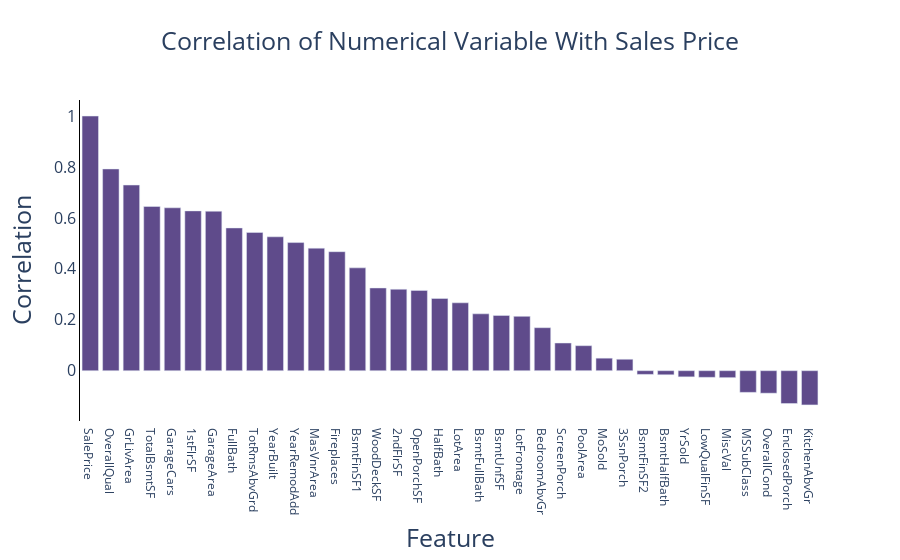

The notebook cell saved with this chart:
### Code cell
fig = px.bar(x = df.corr().index, y =df.corr().SalePrice,
            title = 'Correlation of Numerical Variable With Sales Price',
             color_discrete_sequence = ['#5F4B8B']
            )
fig.update_layout(
    barmode='stack', 
    xaxis_categoryorder = 'total descending',
    xaxis_title = 'Feature',
    yaxis_title = 'Correlation',
    title_x=0.5,
    plot_bgcolor = 'white',
    title_font = dict(size = 25),
    yaxis = dict(
        tickfont = dict(size=16),
        titlefont = dict(size = 25),
        showgrid = False,
        showline = True,
        linecolor = 'black'
    ),
    xaxis = dict(
        tickfont = dict(size=12),
        titlefont = dict(size =25),
        showgrid = False,
        showline = False,
        linecolor = 'black'
        
    )
    
)
fig

### Figure 1 — Plotly figure (JSON) as saved in the notebook; plotly's stock layout.template omitted (floating-point values rounded to 4 significant figures)
{"data": [{"alignmentgroup": "True", "hovertemplate": "x=%{x}<br>y=%{y}<extra></extra>", "legendgroup": "", "marker": {"color": "#5F4B8B", "pattern": {"shape": ""}}, "name": "", "offsetgroup": "", "orientation": "v", "showlegend": false, "textposition": "auto", "type": "bar", "x": ["MSSubClass", "LotFrontage", "LotArea", "OverallQual", "OverallCond", "YearBuilt", "YearRemodAdd", "MasVnrArea", "BsmtFinSF1", "BsmtFinSF2", "BsmtUnfSF", "TotalBsmtSF", "1stFlrSF", "2ndFlrSF", "LowQualFinSF", "GrLivArea", "BsmtFullBath", "BsmtHalfBath", "FullBath", "HalfBath", "BedroomAbvGr", "KitchenAbvGr", "TotRmsAbvGrd", "Fireplaces", "GarageCars", "GarageArea", "WoodDeckSF", "OpenPorchSF", "EnclosedPorch", "3SsnPorch", "ScreenPorch", "PoolArea", "MiscVal", "MoSold", "YrSold", "SalePrice"], "xaxis": "x", "y": [-0.08509, 0.2134, 0.2666, 0.7921, -0.0884, 0.5258, 0.5031, 0.4812, 0.4038, -0.01452, 0.217, 0.6449, 0.6276, 0.3198, -0.02607, 0.7291, 0.2233, -0.01606, 0.5606, 0.2837, 0.1688, -0.1345, 0.543, 0.4673, 0.6397, 0.6263, 0.3249, 0.3154, -0.1289, 0.04493, 0.1088, 0.09824, -0.02733, 0.04914, -0.02417, 1], "yaxis": "y"}], "layout": {"barmode": "stack", "legend": {"tracegroupgap": 0}, "plot_bgcolor": "white", "title": {"font": {"size": 25}, "text": "Correlation of Numerical Variable With Sales Price", "x": 0.5}, "xaxis": {"anchor": "y", "categoryorder": "total descending", "domain": [0, 1], "linecolor": "black", "showgrid": false, "showline": false, "tickfont": {"size": 12}, "title": {"font": {"size": 25}, "text": "Feature"}}, "yaxis": {"anchor": "x", "domain": [0, 1], "linecolor": "black", "showgrid": false, "showline": true, "tickfont": {"size": 16}, "title": {"font": {"size": 25}, "text": "Correlation"}}}}
